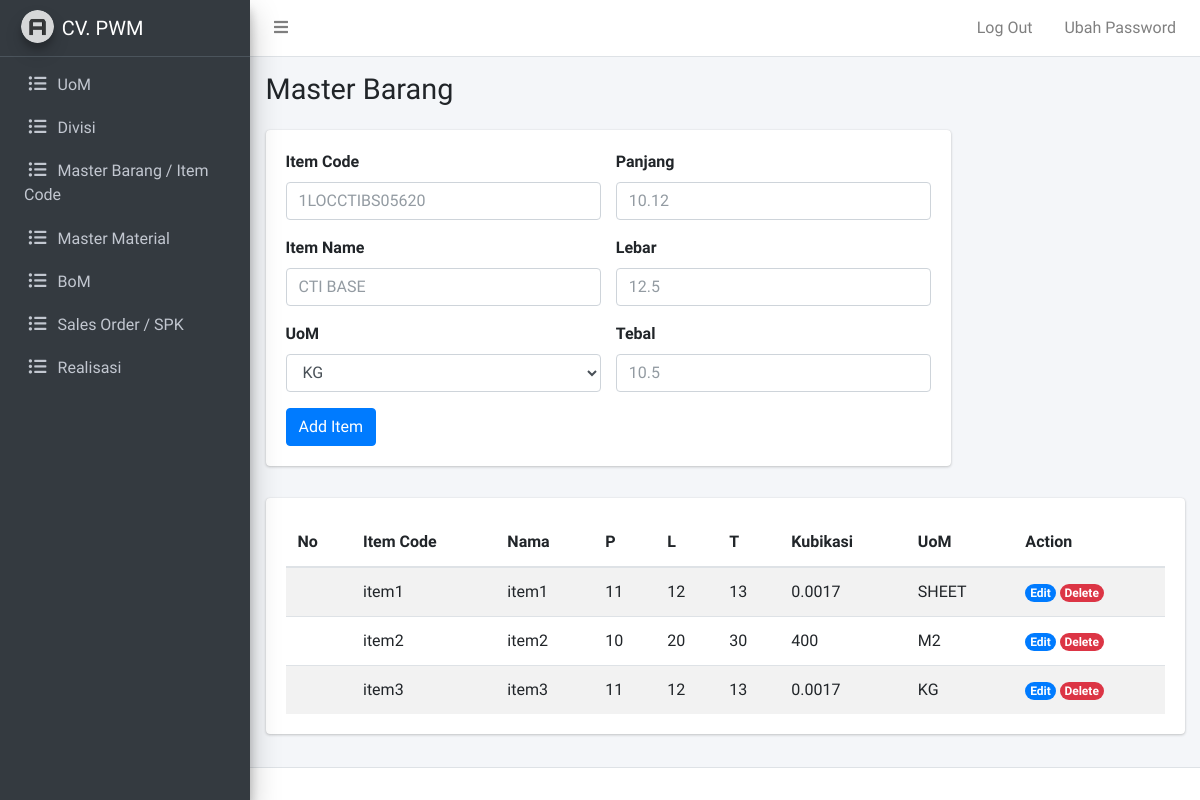
The app's page /admin/item.php (signed in), older data.
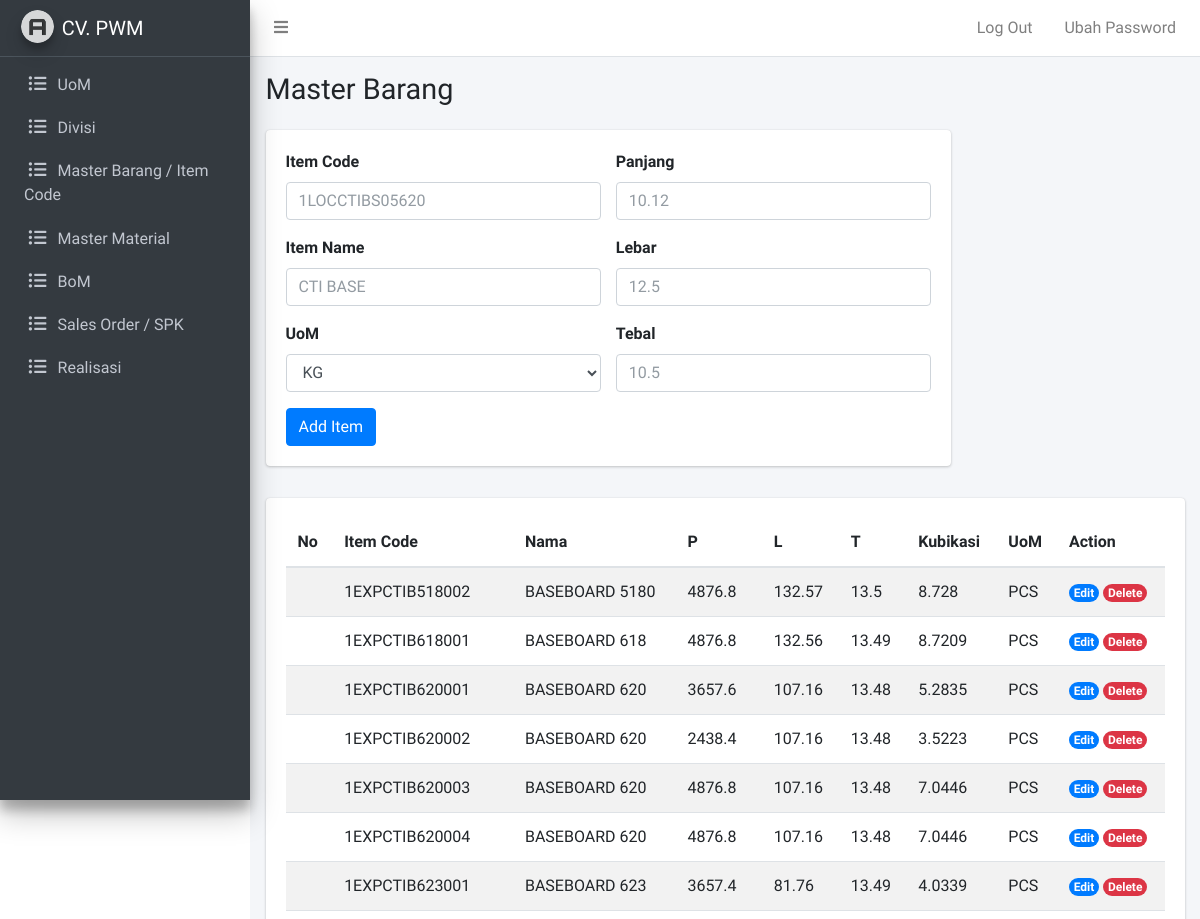
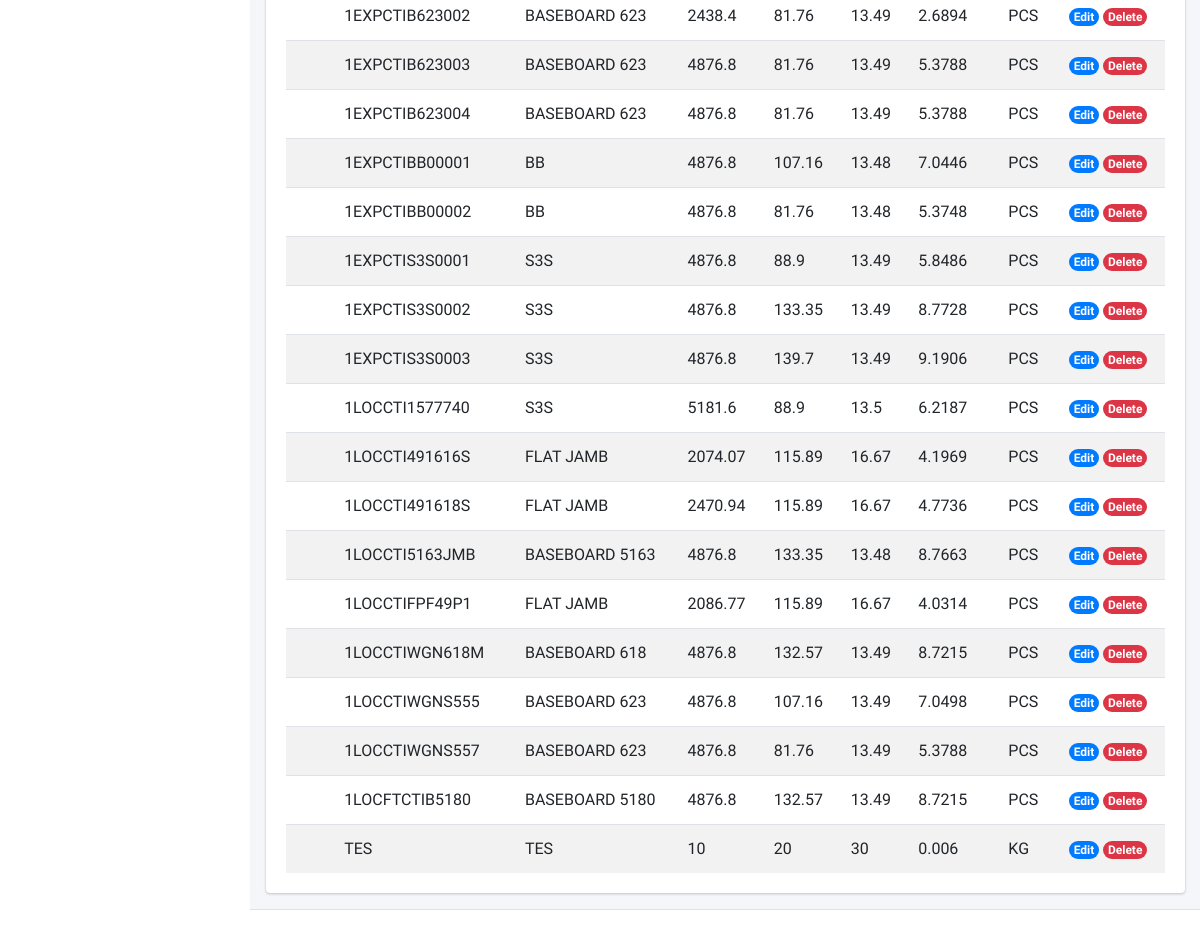
The same page, newer data (2 pictures, top to bottom).
### tables this page shows
CREATE TABLE `item` (
  `item_id` varchar(255) NOT NULL,
  `item_nama` varchar(255) NOT NULL,
  `item_panjang` float NOT NULL,
  `item_lebar` float NOT NULL,
  `item_tebal` float NOT NULL,
  `item_kubikasi` float NOT NULL,
  `item_uom_id` int(11) DEFAULT NULL
);

CREATE TABLE `uom` (
  `uom_id` int(11) NOT NULL,
  `uom_nama` varchar(255) NOT NULL
);

### admin/item.php (the view, shortened to what this page needs)
<?php
require_once "../koneksi.php";
$query = mysqli_query($conn, "SELECT item.item_id, item.item_nama, item.item_panjang, item.item_lebar, item.item_tebal, item.item_kubikasi, uom.uom_nama FROM item JOIN uom ON uom.uom_id = item.item_uom_id");
$queryuom = mysqli_query($conn, "SELECT uom_id, uom_nama FROM uom");
?>
<?php require_once "template/header.php"; ?>
<?php require_once "template/navbar.php"; ?>
<?php require_once "template/sidebar.php"; ?>
  <div class="content-wrapper">
    <div class="content-header">
      <div class="container-fluid">
        <div class="row mb-2">
          <div class="col-sm-8">
            <h1 class="m-0">Master Barang</h1>
          </div>
        </div>
      </div>
    </div>
    <div class="content">
      <div class="container-fluid">
        <div class="row mb-3">
          <div class="col-md-9">
            <form action="" method="post">
              <div class="card">
                <div class="card-body">
                  <div class="row">
                    <div class="col-md">
                      <div class="mb-3">
                        <label for="item-code" class="form-label">Item Code</label>
                        <input name="item-code" type="text" class="form-control" id="item-code" placeholder="1LOCCTIBS05620" required>
                      </div>
                      <div class="mb-3">
                        <label for="nama" class="form-label">Item Name</label>
                        <input name="nama" type="text" class="form-control" id="nama" placeholder="CTI BASE" required>
                      </div>
                      <div class="mb-3">
                        <label for="uom" class="form-label">UoM</label>
                        <select name="uom" class="form-select form-control">
                          <?php while($uom = mysqli_fetch_assoc($queryuom)): ?>
                            <option value="<?= $uom['uom_id'] ?>"><?= $uom['uom_nama'] ?></option>
                          <?php endwhile; ?>
                        </select>
                      </div>
                    </div>
                    <div class="col-md">
                      <div class="mb-3">
                        <label for="panjang" class="form-label">Panjang</label>
                        <input name="panjang" type="text" class="form-control" id="panjang" placeholder="10.12" required>
                      </div>
                      <div class="mb-3">
                        <label for="lebar" class="form-label">Lebar</label>
                        <input name="lebar" type="text" class="form-control" id="lebar" placeholder="12.5" required>
                      </div>
                      <div class="mb-3">
                        <label for="tebal" class="form-label">Tebal</label>
                        <input name="tebal" type="text" class="form-control" id="tebal" placeholder="10.5" required>
                      </div>
                    </div>
                  </div>
                  <div>
                    <button name="add-item" type="submit" class="btn btn-primary">Add Item</button>
                  </div>
                </div>
              </div>
            </form>
          </div>
        </div>
        <div class="row">
          <div class="col">
            <div class="card table-responsive">
              <div class="card-body">
                <table id="item" class="table table-striped display" style="width:100%">
                  <thead>
                      <tr>
                          <th>No</th>
                          <th>Item Code</th>
                          <th>Nama</th>
                          <th>P</th>
                          <th>L</th>
                          <th>T</th>
                          <th>Kubikasi</th>
                          <th>UoM</th>
                          <th>Action</th>
                      </tr>
                  </thead>
                  <tbody>
                    <?php while($item = mysqli_fetch_assoc($query)) : ?>
                      <tr>
                          <td></td>
                          <td><?= $item['item_id']; ?></td>
                          <td><?= $item['item_nama']; ?></td>
                          <td><?= $item['item_panjang']; ?></td>
                          <td><?= $item['item_lebar']; ?></td>
                          <td><?= $item['item_tebal']; ?></td>
                          <td><?= $item['item_kubikasi']; ?></td>
                          <td><?= $item['uom_nama']; ?></td>
                          <td>
                            <a href="item-edit.php?itemid=<?= $item['item_id']; ?>"><span class="badge rounded-pill bg-primary">Edit</span></a>
                            <a href="item-delete.php?itemid=<?= $item['item_id']; ?>"><span class="badge rounded-pill bg-danger">Delete</span></a>
                          </td>
                      </tr>
                    <?php endwhile; ?>
                  </tbody>
                </table>
              </div>
            </div>
          </div>
        </div>
      </div>
    </div>
  </div>
<?php require_once "template/footer.php"; ?>

### admin/template/header.php (shortened to what this page needs)
<!DOCTYPE html>
<html lang="en">
<head>
  <link rel="stylesheet" href="asset/plugins/fontawesome-free/css/all.min.css">
  <link rel="stylesheet" href="https://cdn.datatables.net/1.11.3/css/jquery.dataTables.min.css">
  <link rel="stylesheet" href="https://cdn.datatables.net/buttons/2.0.1/css/buttons.dataTables.min.css">
  <link rel="stylesheet" href="asset/dist/css/adminlte.min.css">
</head>
<body class="hold-transition sidebar-mini layout-fixed">
<div class="wrapper">

### admin/template/navbar.php
<nav class="main-header navbar navbar-expand navbar-white navbar-light">
  <ul class="navbar-nav">
    <li class="nav-item">
      <a class="nav-link" data-widget="pushmenu" href="#" role="button"><i class="fas fa-bars"></i></a>
    </li>
  </ul>
  <ul class="navbar-nav ml-auto">
    <li class="nav-item">
      <a class="nav-link" href="../logout.php" role="button">
        <p>Log Out</p>
      </a>
    </li>
    <li class="nav-item">
      <a class="nav-link" href="ubah-password.php" role="button">
        <p>Ubah Password</p>
      </a>
    </li>
  </ul>
</nav>

### admin/template/sidebar.php
<aside class="main-sidebar sidebar-dark-primary elevation-4">
  <a href="#" class="brand-link">
    <img src="asset/dist/img/AdminLTELogo.png" alt="AdminLTE Logo" class="brand-image img-circle elevation-3" style="opacity: .8">
    <span class="brand-text font-weight-light">CV. PWM</span>
  </a>
  <div class="sidebar">
    <nav class="mt-2">
      <ul class="nav nav-pills nav-sidebar flex-column" data-widget="treeview" role="menu" data-accordion="false">
        <li class="nav-item">
          <a href="uom.php" class="nav-link">
            <i class="nav-icon far fas fa-list-ul"></i>
            <p>
              UoM
            </p>
          </a>
        </li>
        <li class="nav-item">
          <a href="divisi.php" class="nav-link">
            <i class="nav-icon far fas fa-list-ul"></i>
            <p>
              Divisi
            </p>
          </a>
        </li>
        <li class="nav-item">
          <a href="item.php" class="nav-link">
            <i class="nav-icon far fas fa-list-ul"></i>
            <p>
              Master Barang / Item Code
            </p>
          </a>
        </li>
        <li class="nav-item">
          <a href="material.php" class="nav-link">
            <i class="nav-icon far fas fa-list-ul"></i>
            <p>
              Master Material
            </p>
          </a>
        </li>
        <li class="nav-item">
          <a href="bom.php" class="nav-link">
            <i class="nav-icon far fas fa-list-ul"></i>
            <p>
              BoM
            </p>
          </a>
        </li>
        <li class="nav-item">
          <a href="so.php" class="nav-link">
            <i class="nav-icon far fas fa-list-ul"></i>
            <p>
              Sales Order / SPK
            </p>
          </a>
        </li>
        <li class="nav-item">
          <a href="realisasi.php" class="nav-link">
            <i class="nav-icon far fas fa-list-ul"></i>
            <p>
              Realisasi
            </p>
          </a>
        </li>
      </ul>
    </nav>
  </div>
</aside>

### admin/template/footer.php (shortened to what this page needs)
<footer class="main-footer">
</footer>
</div>
</body>
</html>

Row changes from the older to the newer data that the page shows:
removed item: item_id "item1", item_nama "item1", item_panjang "11", item_lebar "12", item_tebal "13", item_kubikasi "0.0017", item_uom.uom_nama "SHEET"
removed item: item_id "item2", item_nama "item2", item_panjang "10", item_lebar "20", item_tebal "30", item_kubikasi "400", item_uom.uom_nama "M2"
removed item: item_id "item3", item_nama "item3", item_panjang "11", item_lebar "12", item_tebal "13", item_kubikasi "0.0017", item_uom.uom_nama "KG"
added item: item_id "1EXPCTIB518002", item_nama "BASEBOARD 5180", item_panjang "4876.8", item_lebar "132.57", item_tebal "13.5", item_kubikasi "8.728", item_uom.uom_nama "PCS"
added item: item_id "1EXPCTIB618001", item_nama "BASEBOARD 618", item_panjang "4876.8", item_lebar "132.56", item_tebal "13.49", item_kubikasi "8.7209", item_uom.uom_nama "PCS"
added item: item_id "1EXPCTIB620001", item_nama "BASEBOARD 620", item_panjang "3657.6", item_lebar "107.16", item_tebal "13.48", item_kubikasi "5.2835", item_uom.uom_nama "PCS"
added item: item_id "1EXPCTIB620002", item_nama "BASEBOARD 620", item_panjang "2438.4", item_lebar "107.16", item_tebal "13.48", item_kubikasi "3.5223", item_uom.uom_nama "PCS"
added item: item_id "1EXPCTIB620003", item_nama "BASEBOARD 620", item_panjang "4876.8", item_lebar "107.16", item_tebal "13.48", item_kubikasi "7.0446", item_uom.uom_nama "PCS"
added item: item_id "1EXPCTIB620004", item_nama "BASEBOARD 620", item_panjang "4876.8", item_lebar "107.16", item_tebal "13.48", item_kubikasi "7.0446", item_uom.uom_nama "PCS"
added item: item_id "1EXPCTIB623001", item_nama "BASEBOARD 623", item_panjang "3657.4", item_lebar "81.76", item_tebal "13.49", item_kubikasi "4.0339", item_uom.uom_nama "PCS"
added item: item_id "1EXPCTIB623002", item_nama "BASEBOARD 623", item_panjang "2438.4", item_lebar "81.76", item_tebal "13.49", item_kubikasi "2.6894", item_uom.uom_nama "PCS"
added item: item_id "1EXPCTIB623003", item_nama "BASEBOARD 623", item_panjang "4876.8", item_lebar "81.76", item_tebal "13.49", item_kubikasi "5.3788", item_uom.uom_nama "PCS"
added item: item_id "1EXPCTIB623004", item_nama "BASEBOARD 623", item_panjang "4876.8", item_lebar "81.76", item_tebal "13.49", item_kubikasi "5.3788", item_uom.uom_nama "PCS"
added item: item_id "1EXPCTIBB00001", item_nama "BB", item_panjang "4876.8", item_lebar "107.16", item_tebal "13.48", item_kubikasi "7.0446", item_uom.uom_nama "PCS"
added item: item_id "1EXPCTIBB00002", item_nama "BB", item_panjang "4876.8", item_lebar "81.76", item_tebal "13.48", item_kubikasi "5.3748", item_uom.uom_nama "PCS"
added item: item_id "1EXPCTIS3S0001", item_nama "S3S", item_panjang "4876.8", item_lebar "88.9", item_tebal "13.49", item_kubikasi "5.8486", item_uom.uom_nama "PCS"
added item: item_id "1EXPCTIS3S0002", item_nama "S3S", item_panjang "4876.8", item_lebar "133.35", item_tebal "13.49", item_kubikasi "8.7728", item_uom.uom_nama "PCS"
added item: item_id "1EXPCTIS3S0003", item_nama "S3S", item_panjang "4876.8", item_lebar "139.7", item_tebal "13.49", item_kubikasi "9.1906", item_uom.uom_nama "PCS"
added item: item_id "1LOCCTI1577740", item_nama "S3S", item_panjang "5181.6", item_lebar "88.9", item_tebal "13.5", item_kubikasi "6.2187", item_uom.uom_nama "PCS"
added item: item_id "1LOCCTI491616S", item_nama "FLAT JAMB", item_panjang "2074.07", item_lebar "115.89", item_tebal "16.67", item_kubikasi "4.1969", item_uom.uom_nama "PCS"
added item: item_id "1LOCCTI491618S", item_nama "FLAT JAMB", item_panjang "2470.94", item_lebar "115.89", item_tebal "16.67", item_kubikasi "4.7736", item_uom.uom_nama "PCS"
added item: item_id "1LOCCTI5163JMB", item_nama "BASEBOARD 5163", item_panjang "4876.8", item_lebar "133.35", item_tebal "13.48", item_kubikasi "8.7663", item_uom.uom_nama "PCS"
added item: item_id "1LOCCTIFPF49P1", item_nama "FLAT JAMB", item_panjang "2086.77", item_lebar "115.89", item_tebal "16.67", item_kubikasi "4.0314", item_uom.uom_nama "PCS"
added item: item_id "1LOCCTIWGN618M", item_nama "BASEBOARD 618", item_panjang "4876.8", item_lebar "132.57", item_tebal "13.49", item_kubikasi "8.7215", item_uom.uom_nama "PCS"
added item: item_id "1LOCCTIWGNS555", item_nama "BASEBOARD 623", item_panjang "4876.8", item_lebar "107.16", item_tebal "13.49", item_kubikasi "7.0498", item_uom.uom_nama "PCS"
added item: item_id "1LOCCTIWGNS557", item_nama "BASEBOARD 623", item_panjang "4876.8", item_lebar "81.76", item_tebal "13.49", item_kubikasi "5.3788", item_uom.uom_nama "PCS"
added item: item_id "1LOCFTCTIB5180", item_nama "BASEBOARD 5180", item_panjang "4876.8", item_lebar "132.57", item_tebal "13.49", item_kubikasi "8.7215", item_uom.uom_nama "PCS"
added item: item_id "TES", item_nama "TES", item_panjang "10", item_lebar "20", item_tebal "30", item_kubikasi "0.006", item_uom.uom_nama "KG"
